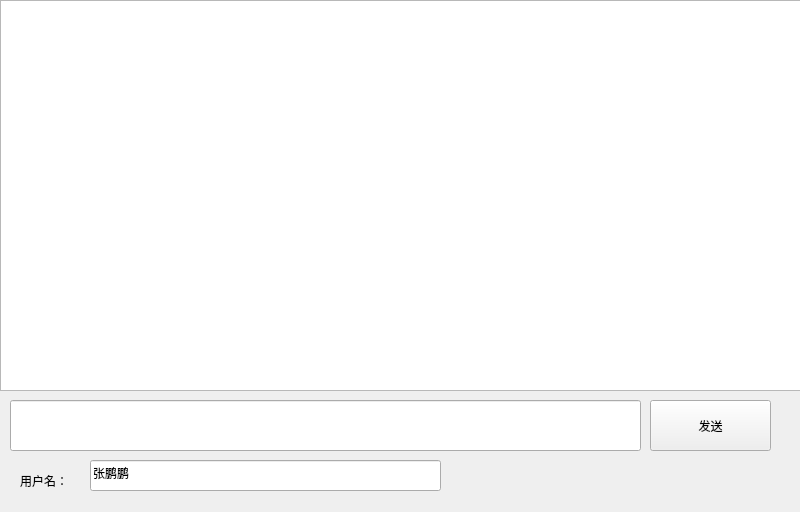
<?xml version="1.0" encoding="UTF-8"?>
<ui version="4.0">
 <class>Widget</class>
 <widget class="QWidget" name="Widget">
  <property name="geometry">
   <rect>
    <x>0</x>
    <y>0</y>
    <width>800</width>
    <height>512</height>
   </rect>
  </property>
  <property name="windowTitle">
   <string>Widget</string>
  </property>
  <widget class="QListWidget" name="msgWidget">
   <property name="geometry">
    <rect>
     <x>0</x>
     <y>0</y>
     <width>801</width>
     <height>391</height>
    </rect>
   </property>
  </widget>
  <widget class="QLineEdit" name="msgEdit">
   <property name="geometry">
    <rect>
     <x>10</x>
     <y>400</y>
     <width>631</width>
     <height>51</height>
    </rect>
   </property>
  </widget>
  <widget class="QPushButton" name="sendBtn">
   <property name="geometry">
    <rect>
     <x>650</x>
     <y>400</y>
     <width>121</width>
     <height>51</height>
    </rect>
   </property>
   <property name="text">
    <string>发送</string>
   </property>
  </widget>
  <widget class="QLabel" name="userNameLab">
   <property name="geometry">
    <rect>
     <x>20</x>
     <y>460</y>
     <width>61</width>
     <height>41</height>
    </rect>
   </property>
   <property name="text">
    <string>用户名：</string>
   </property>
  </widget>
  <widget class="QLineEdit" name="userNameEdit">
   <property name="geometry">
    <rect>
     <x>90</x>
     <y>460</y>
     <width>351</width>
     <height>31</height>
    </rect>
   </property>
   <property name="text">
    <string>张鹏鹏</string>
   </property>
  </widget>
 </widget>
 <resources/>
 <connections/>
</ui>
